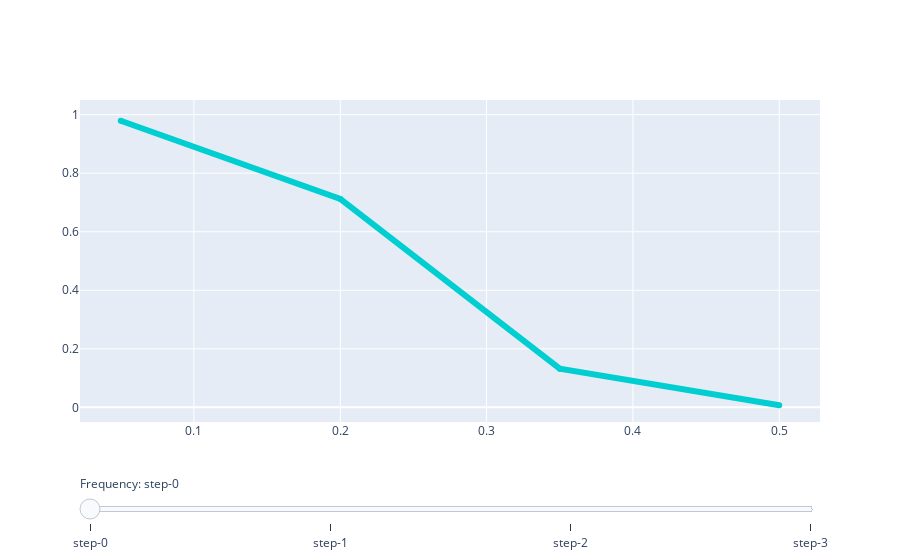

Notebook source saved alongside this figure:
### Code cell
# Create figure
fig = go.Figure()

# Add traces, one for each slider step
for (beta, score_df) in plot_df.groupby('beta'):
    fig.add_trace(
        go.Scatter(
            visible = False,
            line = dict(color="#00CED1", width=6),
            name = fr"$\beta$ = {beta:.2f}",
            x = score_df.a,
            y = score_df.score
        )
    )
    
    fig.update_yaxes(range = [-0.05, 1.05])

# Make 10th trace visible
fig.data[-1].visible = True

# Create and add slider
steps = []
for i, (beta, _) in enumerate(plot_df.groupby('beta')):
    step = dict(
        method = "update",
        args = [{"visible": [False] * len(fig.data)},
                {"title": f"Slider switched to beta: {beta:.2f}"}],  # layout attribute
    )
    step["args"][0]["visible"][i] = True  # Toggle i'th trace to "visible"
    steps.append(step)

sliders = [dict(
    active=10,
    currentvalue={"prefix": "Frequency: "},
    pad={"t": 50},
    steps=steps
)]

fig.update_layout(
    sliders=sliders
)

fig.show()

### Figure 1 — Plotly figure (JSON) as saved in the notebook; plotly's stock layout.template omitted (floating-point values rounded to 4 significant figures)
{"data": [{"line": {"color": "#00CED1", "width": 6}, "name": "$\\beta$ = 0.80", "type": "scatter", "visible": false, "x": [0.05, 0.2, 0.35, 0.5], "y": [0.9565, 0.3165, 0.0386, 0.03086]}, {"line": {"color": "#00CED1", "width": 6}, "name": "$\\beta$ = 0.87", "type": "scatter", "visible": false, "x": [0.05, 0.2, 0.35, 0.5], "y": [0.9697, 0.4957, 0.02212, 0.01329]}, {"line": {"color": "#00CED1", "width": 6}, "name": "$\\beta$ = 0.93", "type": "scatter", "visible": false, "x": [0.05, 0.2, 0.35, 0.5], "y": [0.9659, 0.6365, 0.04429, 0.02813]}, {"line": {"color": "#00CED1", "width": 6}, "name": "$\\beta$ = 1.00", "type": "scatter", "visible": true, "x": [0.05, 0.2, 0.35, 0.5], "y": [0.979, 0.7122, 0.132, 0.007151]}], "layout": {"sliders": [{"active": 10, "currentvalue": {"prefix": "Frequency: "}, "pad": {"t": 50}, "steps": [{"args": [{"visible": [true, false, false, false]}, {"title": "Slider switched to beta: 0.80"}], "method": "update"}, {"args": [{"visible": [false, true, false, false]}, {"title": "Slider switched to beta: 0.87"}], "method": "update"}, {"args": [{"visible": [false, false, true, false]}, {"title": "Slider switched to beta: 0.93"}], "method": "update"}, {"args": [{"visible": [false, false, false, true]}, {"title": "Slider switched to beta: 1.00"}], "method": "update"}]}], "yaxis": {"range": [-0.05, 1.05]}}}
